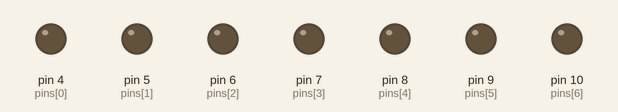
The sketch below on a simulated Arduino Uno, built with avr-gcc and run on an emulated ATmega328P. Shown: output pins drawn as LEDs (lit = HIGH).

Above: at 0.1 s.
At 4.1 s:
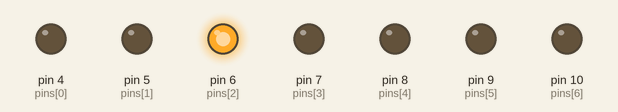
At 9.1 s:
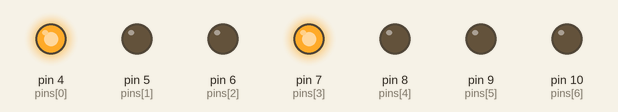
At 19.1 s:
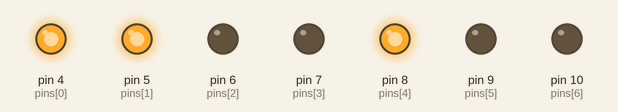
At 29.1 s:
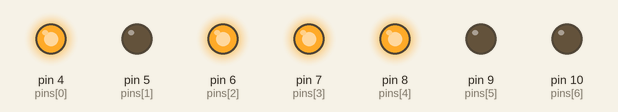
At 39.1 s:
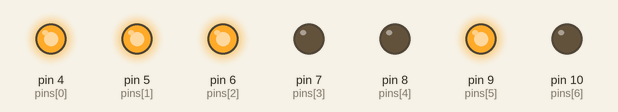
Timing chart, 0 to 40.0 s (numbered marks = the images above):
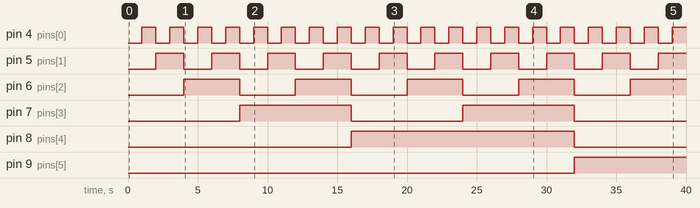

Measured:
- by itself, pin 4 (pins[0]): alternates HIGH for 1.0 s and LOW for 1.0 s
- by itself, pin 5 (pins[1]): alternates HIGH for 2.0 s and LOW for 2.0 s
- by itself, pin 6 (pins[2]): alternates HIGH for 4.0 s and LOW for 4.0 s
- by itself, pin 7 (pins[3]): alternates HIGH for 8.0 s and LOW for 8.0 s
- by itself, pin 8 (pins[4]): LOW → HIGH at 16.0 s, → LOW 16.0 s later
- by itself, pin 9 (pins[5]): LOW → HIGH at 32.0 s

The sketch:

binary_led_counter.ino
```cpp
int pins[] = {4, 5, 6, 7, 8, 9, 10};  // Define the pins for the LEDs

void setup() {
  // Initialize the LED pins as outputs
  for (int i = 0; i < 7; i++) {
    pinMode(pins[i], OUTPUT);
  }
}

void loop() {
  for (int num = 0; num < 128; num++) {  // Loop through numbers from 0 to 127
    displayBinary(num);                  // Display the current number in binary
    delay(1000);                         // Wait for 1 second
  }
}

void displayBinary(int num) {
  for (int i = 0; i < 7; i++) {
    digitalWrite(pins[i], (num >> i) & 1);  // Write the bit value to the corresponding LED pin
  }
}
```
